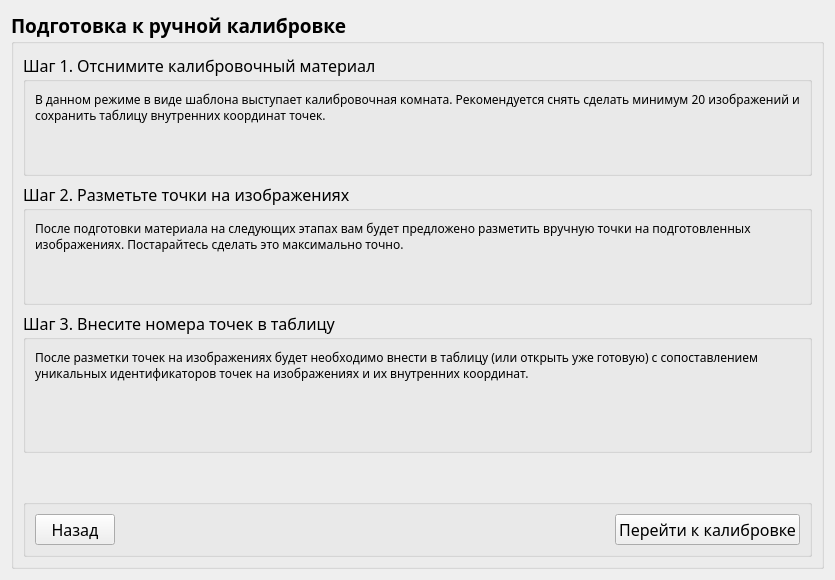
           <widget class="QWidget" name="page_calibrationSteps_1_3_PreparingRoomTips">
            <layout class="QVBoxLayout" name="verticalLayout_33">
             <item>
              <widget class="QGroupBox" name="groupBox_calibrationSteps_1_3_PreparingRoomTipsMain">
               <property name="font">
                <font>
                 <family>Rubik</family>
                 <pointsize>14</pointsize>
                 <bold>true</bold>
                </font>
               </property>
               <property name="title">
                <string>Подготовка к ручной калибровке</string>
               </property>
               <layout class="QVBoxLayout" name="verticalLayout_29">
                <item>
                 <widget class="QGroupBox" name="groupBox_calibrationPreparingRoomTipsStep_1">
                  <property name="font">
                   <font>
                    <family>Rubik</family>
                    <pointsize>12</pointsize>
                    <bold>false</bold>
                   </font>
                  </property>
                  <property name="title">
                   <string>Шаг 1. Отснимите калибровочный материал</string>
                  </property>
                  <property name="flat">
                   <bool>true</bool>
                  </property>
                  <layout class="QVBoxLayout" name="verticalLayout_30">
                   <item>
                    <widget class="QLabel" name="label_calibrationPreparingRoomTipsStep1_Info">
                     <property name="font">
                      <font>
                       <family>Rubik</family>
                       <pointsize>9</pointsize>
                       <bold>false</bold>
                      </font>
                     </property>
                     <property name="text">
                      <string>В данном режиме в виде шаблона выступает калибровочная комната. Рекомендуется снять сделать минимум 20 изображений и сохранить таблицу внутренних координат точек.</string>
                     </property>
                     <property name="wordWrap">
                      <bool>true</bool>
                     </property>
                    </widget>
                   </item>
                   <item>
                    <spacer name="verticalSpacer_calibrationPreparingRoomTipsStep_1">
                     <property name="orientation">
                      <enum>Qt::Orientation::Vertical</enum>
                     </property>
                     <property name="sizeHint" stdset="0">
                      <size>
                       <width>20</width>
                       <height>40</height>
                      </size>
                     </property>
                    </spacer>
                   </item>
                  </layout>
                 </widget>
                </item>
                <item>
                 <widget class="QGroupBox" name="groupBox_calibrationPreparingRoomTipsStep_2">
                  <property name="font">
                   <font>
                    <family>Rubik</family>
                    <pointsize>12</pointsize>
                    <bold>false</bold>
                   </font>
                  </property>
                  <property name="title">
                   <string>Шаг 2. Разметьте точки на изображениях</string>
                  </property>
                  <property name="flat">
                   <bool>true</bool>
                  </property>
                  <layout class="QVBoxLayout" name="verticalLayout_31">
                   <item>
                    <widget class="QLabel" name="label_calibrationPreparingRoomTipsStep2_Info">
                     <property name="font">
                      <font>
                       <family>Rubik</family>
                       <pointsize>9</pointsize>
                       <bold>false</bold>
                      </font>
                     </property>
                     <property name="text">
                      <string>После подготовки материала на следующих этапах вам будет предложено разметить вручную точки на подготовленных изображениях. Постарайтесь сделать это максимально точно.</string>
                     </property>
                     <property name="wordWrap">
                      <bool>true</bool>
                     </property>
                    </widget>
                   </item>
                   <item>
                    <spacer name="verticalSpacer_calibrationPreparingRoomTipsStep_2">
                     <property name="orientation">
                      <enum>Qt::Orientation::Vertical</enum>
                     </property>
                     <property name="sizeHint" stdset="0">
                      <size>
                       <width>20</width>
                       <height>40</height>
                      </size>
                     </property>
                    </spacer>
                   </item>
                  </layout>
                 </widget>
                </item>
                <item>
                 <widget class="QGroupBox" name="groupBox_calibrationPreparingRoomTipsStep_3">
                  <property name="font">
                   <font>
                    <family>Rubik</family>
                    <pointsize>12</pointsize>
                    <bold>false</bold>
                   </font>
                  </property>
                  <property name="title">
                   <string>Шаг 3. Внесите номера точек в таблицу</string>
                  </property>
                  <property name="flat">
                   <bool>true</bool>
                  </property>
                  <layout class="QVBoxLayout" name="verticalLayout_32">
                   <item>
                    <widget class="QLabel" name="label_calibrationPreparingRoomTipsStep3_Info">
                     <property name="font">
                      <font>
                       <family>Rubik</family>
                       <pointsize>9</pointsize>
                       <bold>false</bold>
                      </font>
                     </property>
                     <property name="text">
                      <string>После разметки точек на изображениях будет необходимо внести в таблицу (или открыть уже готовую) с сопоставлением уникальных идентификаторов точек на изображениях и их внутренних координат.</string>
                     </property>
                     <property name="wordWrap">
                      <bool>true</bool>
                     </property>
                    </widget>
                   </item>
                   <item>
                    <spacer name="verticalSpacer_calibrationPreparingRoomTipsStep_3">
                     <property name="orientation">
                      <enum>Qt::Orientation::Vertical</enum>
                     </property>
                     <property name="sizeHint" stdset="0">
                      <size>
                       <width>20</width>
                       <height>59</height>
                      </size>
                     </property>
                    </spacer>
                   </item>
                  </layout>
                 </widget>
                </item>
                <item>
                 <spacer name="verticalSpacer_calibrationRoomTipsUnderSteps">
                  <property name="orientation">
                   <enum>Qt::Orientation::Vertical</enum>
                  </property>
                  <property name="sizeHint" stdset="0">
                   <size>
                    <width>20</width>
                    <height>40</height>
                   </size>
                  </property>
                 </spacer>
                </item>
                <item>
                 <widget class="QGroupBox" name="groupBox_calibrationRoomTipsSteps_1_3_ButtonsField">
                  <property name="title">
                   <string/>
                  </property>
                  <property name="flat">
                   <bool>true</bool>
                  </property>
                  <layout class="QHBoxLayout" name="horizontalLayout_19">
                   <item>
                    <widget class="QPushButton" name="pushButton_calibrationRoomSteps_1_3_ReturnToMethodSelection">
                     <property name="font">
                      <font>
                       <family>Rubik</family>
                       <pointsize>12</pointsize>
                       <bold>false</bold>
                      </font>
                     </property>
                     <property name="text">
                      <string>Назад</string>
                     </property>
                    </widget>
                   </item>
                   <item>
                    <spacer name="horizontalSpacer_calibrationRoomSteps_1_3_ButtonSpacer">
                     <property name="orientation">
                      <enum>Qt::Orientation::Horizontal</enum>
                     </property>
                     <property name="sizeHint" stdset="0">
                      <size>
                       <width>494</width>
                       <height>20</height>
                      </size>
                     </property>
                    </spacer>
                   </item>
                   <item>
                    <widget class="QPushButton" name="pushButton_calibrationRoomSteps_1_3_GoToCalibration">
                     <property name="font">
                      <font>
                       <family>Rubik</family>
                       <pointsize>12</pointsize>
                       <bold>false</bold>
                      </font>
                     </property>
                     <property name="text">
                      <string>Перейти к калибровке</string>
                     </property>
                    </widget>
                   </item>
                  </layout>
                 </widget>
                </item>
               </layout>
              </widget>
             </item>
            </layout>
           </widget>
